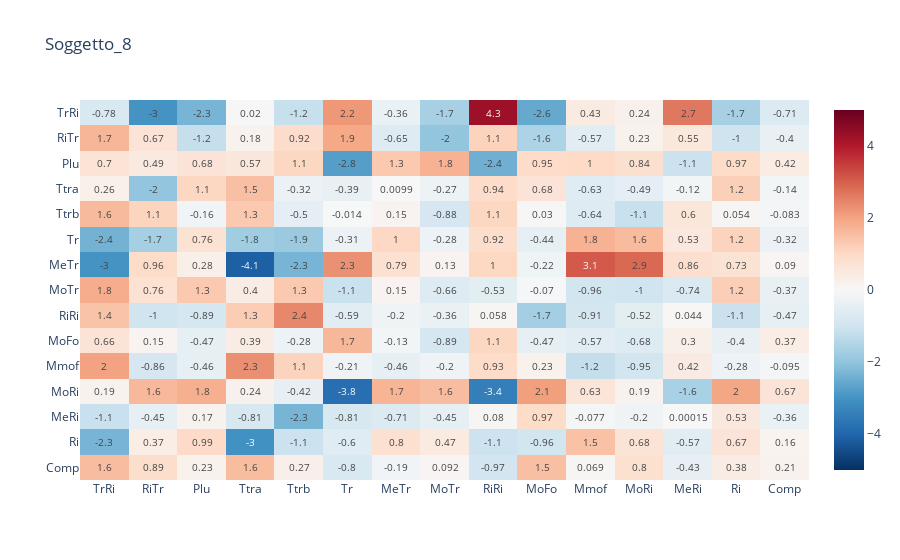
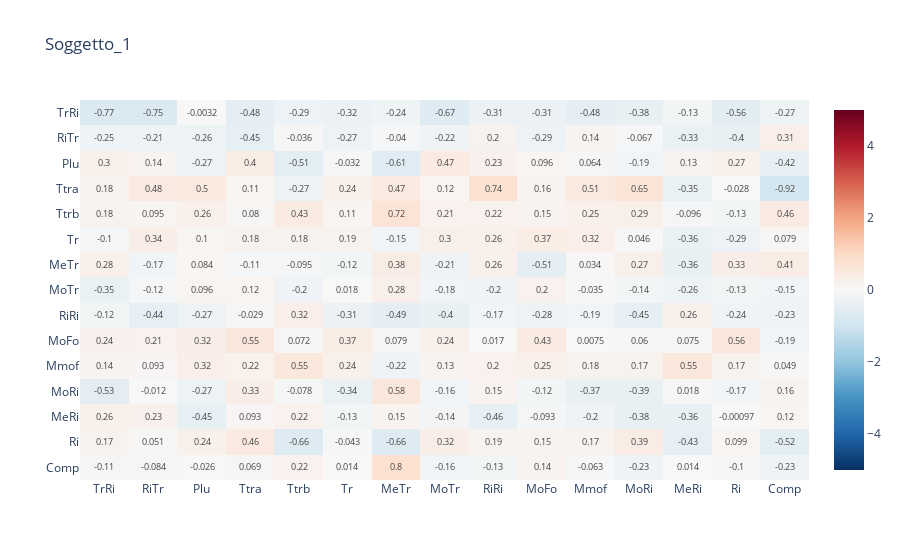
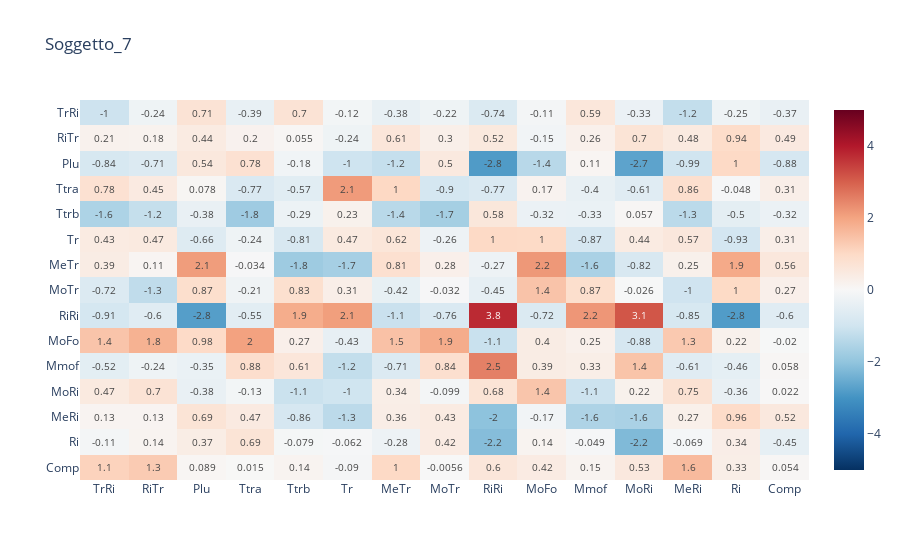
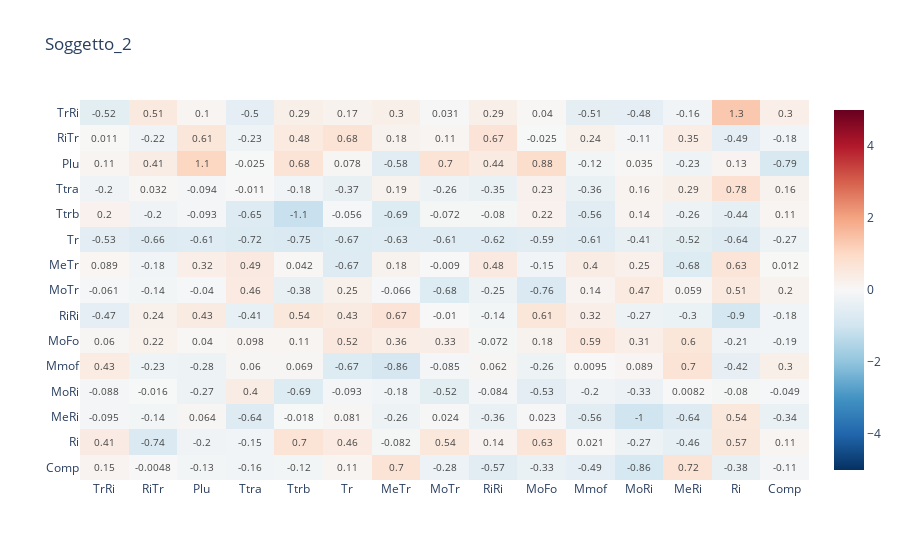

Here is the notebook cell these charts were saved with, in order:
### Code cell
# plot heatmap with plotly express
fig = px.imshow(df_o_8, color_continuous_midpoint=0, color_continuous_scale = 'RdBu_r', zmin=-5, zmax=5, title="Soggetto_8", text_auto=".2", aspect="Auto")
fig.show()

fig = px.imshow(df_o_1, color_continuous_midpoint=0, color_continuous_scale = 'RdBu_r', zmin=-5, zmax=5, title= "Soggetto_1", text_auto=".2", aspect="Auto")
fig.show()

fig = px.imshow(df_o_7, color_continuous_midpoint=0, color_continuous_scale = 'RdBu_r', zmin=-5, zmax=5, title= "Soggetto_7", text_auto=".2", aspect="Auto")
fig.show()

fig = px.imshow(df_o_2, color_continuous_midpoint=0, color_continuous_scale = 'RdBu_r', zmin=-5, zmax=5, title= "Soggetto_2", text_auto=".2", aspect="Auto")
fig.show()

fig = px.imshow(df_o_6, color_continuous_midpoint=0, color_continuous_scale = 'RdBu_r', zmin=-5, zmax=5, title= "Soggetto_6", text_auto=".2", aspect="Auto")
fig.show()

### Figure 1 — Plotly figure (JSON) as saved in the notebook; plotly's stock layout.template omitted (floating-point values rounded to 4 significant figures; data arrays with more than 128 entries replaced by an {"elided": "..."} marker saying what was removed)
{"data": [{"coloraxis": "coloraxis", "hovertemplate": "x: %{x}<br>y: %{y}<br>color: %{z}<extra></extra>", "name": "0", "texttemplate": "%{z:.2}", "type": "heatmap", "x": ["TrRi", "RiTr", "Plu", "Ttra", "Ttrb", "Tr", "MeTr", "MoTr", "RiRi", "MoFo", "Mmof", "MoRi", "MeRi", "Ri", "Comp"], "xaxis": "x", "y": ["TrRi", "RiTr", "Plu", "Ttra", "Ttrb", "Tr", "MeTr", "MoTr", "RiRi", "MoFo", "Mmof", "MoRi", "MeRi", "Ri", "Comp"], "yaxis": "y", "z": {"elided": "15x15 float values"}}], "layout": {"coloraxis": {"cmax": 5, "cmid": 0, "cmin": -5, "colorscale": [[0, "rgb(5,48,97)"], [0.1, "rgb(33,102,172)"], [0.2, "rgb(67,147,195)"], [0.3, "rgb(146,197,222)"], [0.4, "rgb(209,229,240)"], [0.5, "rgb(247,247,247)"], [0.6, "rgb(253,219,199)"], [0.7, "rgb(244,165,130)"], [0.8, "rgb(214,96,77)"], [0.9, "rgb(178,24,43)"], [1, "rgb(103,0,31)"]]}, "title": {"text": "Soggetto_8"}, "xaxis": {"anchor": "y", "domain": [0, 1]}, "yaxis": {"anchor": "x", "autorange": "reversed", "domain": [0, 1]}}}

### Figure 2 — Plotly figure (JSON) as saved in the notebook; plotly's stock layout.template omitted (floating-point values rounded to 4 significant figures; data arrays with more than 128 entries replaced by an {"elided": "..."} marker saying what was removed)
{"data": [{"coloraxis": "coloraxis", "hovertemplate": "x: %{x}<br>y: %{y}<br>color: %{z}<extra></extra>", "name": "0", "texttemplate": "%{z:.2}", "type": "heatmap", "x": ["TrRi", "RiTr", "Plu", "Ttra", "Ttrb", "Tr", "MeTr", "MoTr", "RiRi", "MoFo", "Mmof", "MoRi", "MeRi", "Ri", "Comp"], "xaxis": "x", "y": ["TrRi", "RiTr", "Plu", "Ttra", "Ttrb", "Tr", "MeTr", "MoTr", "RiRi", "MoFo", "Mmof", "MoRi", "MeRi", "Ri", "Comp"], "yaxis": "y", "z": {"elided": "15x15 float values"}}], "layout": {"coloraxis": {"cmax": 5, "cmid": 0, "cmin": -5, "colorscale": [[0, "rgb(5,48,97)"], [0.1, "rgb(33,102,172)"], [0.2, "rgb(67,147,195)"], [0.3, "rgb(146,197,222)"], [0.4, "rgb(209,229,240)"], [0.5, "rgb(247,247,247)"], [0.6, "rgb(253,219,199)"], [0.7, "rgb(244,165,130)"], [0.8, "rgb(214,96,77)"], [0.9, "rgb(178,24,43)"], [1, "rgb(103,0,31)"]]}, "title": {"text": "Soggetto_1"}, "xaxis": {"anchor": "y", "domain": [0, 1]}, "yaxis": {"anchor": "x", "autorange": "reversed", "domain": [0, 1]}}}

### Figure 3 — Plotly figure (JSON) as saved in the notebook; plotly's stock layout.template omitted (floating-point values rounded to 4 significant figures; data arrays with more than 128 entries replaced by an {"elided": "..."} marker saying what was removed)
{"data": [{"coloraxis": "coloraxis", "hovertemplate": "x: %{x}<br>y: %{y}<br>color: %{z}<extra></extra>", "name": "0", "texttemplate": "%{z:.2}", "type": "heatmap", "x": ["TrRi", "RiTr", "Plu", "Ttra", "Ttrb", "Tr", "MeTr", "MoTr", "RiRi", "MoFo", "Mmof", "MoRi", "MeRi", "Ri", "Comp"], "xaxis": "x", "y": ["TrRi", "RiTr", "Plu", "Ttra", "Ttrb", "Tr", "MeTr", "MoTr", "RiRi", "MoFo", "Mmof", "MoRi", "MeRi", "Ri", "Comp"], "yaxis": "y", "z": {"elided": "15x15 float values"}}], "layout": {"coloraxis": {"cmax": 5, "cmid": 0, "cmin": -5, "colorscale": [[0, "rgb(5,48,97)"], [0.1, "rgb(33,102,172)"], [0.2, "rgb(67,147,195)"], [0.3, "rgb(146,197,222)"], [0.4, "rgb(209,229,240)"], [0.5, "rgb(247,247,247)"], [0.6, "rgb(253,219,199)"], [0.7, "rgb(244,165,130)"], [0.8, "rgb(214,96,77)"], [0.9, "rgb(178,24,43)"], [1, "rgb(103,0,31)"]]}, "title": {"text": "Soggetto_7"}, "xaxis": {"anchor": "y", "domain": [0, 1]}, "yaxis": {"anchor": "x", "autorange": "reversed", "domain": [0, 1]}}}

### Figure 4 — Plotly figure (JSON) as saved in the notebook; plotly's stock layout.template omitted (floating-point values rounded to 4 significant figures; data arrays with more than 128 entries replaced by an {"elided": "..."} marker saying what was removed)
{"data": [{"coloraxis": "coloraxis", "hovertemplate": "x: %{x}<br>y: %{y}<br>color: %{z}<extra></extra>", "name": "0", "texttemplate": "%{z:.2}", "type": "heatmap", "x": ["TrRi", "RiTr", "Plu", "Ttra", "Ttrb", "Tr", "MeTr", "MoTr", "RiRi", "MoFo", "Mmof", "MoRi", "MeRi", "Ri", "Comp"], "xaxis": "x", "y": ["TrRi", "RiTr", "Plu", "Ttra", "Ttrb", "Tr", "MeTr", "MoTr", "RiRi", "MoFo", "Mmof", "MoRi", "MeRi", "Ri", "Comp"], "yaxis": "y", "z": {"elided": "15x15 float values"}}], "layout": {"coloraxis": {"cmax": 5, "cmid": 0, "cmin": -5, "colorscale": [[0, "rgb(5,48,97)"], [0.1, "rgb(33,102,172)"], [0.2, "rgb(67,147,195)"], [0.3, "rgb(146,197,222)"], [0.4, "rgb(209,229,240)"], [0.5, "rgb(247,247,247)"], [0.6, "rgb(253,219,199)"], [0.7, "rgb(244,165,130)"], [0.8, "rgb(214,96,77)"], [0.9, "rgb(178,24,43)"], [1, "rgb(103,0,31)"]]}, "title": {"text": "Soggetto_2"}, "xaxis": {"anchor": "y", "domain": [0, 1]}, "yaxis": {"anchor": "x", "autorange": "reversed", "domain": [0, 1]}}}
